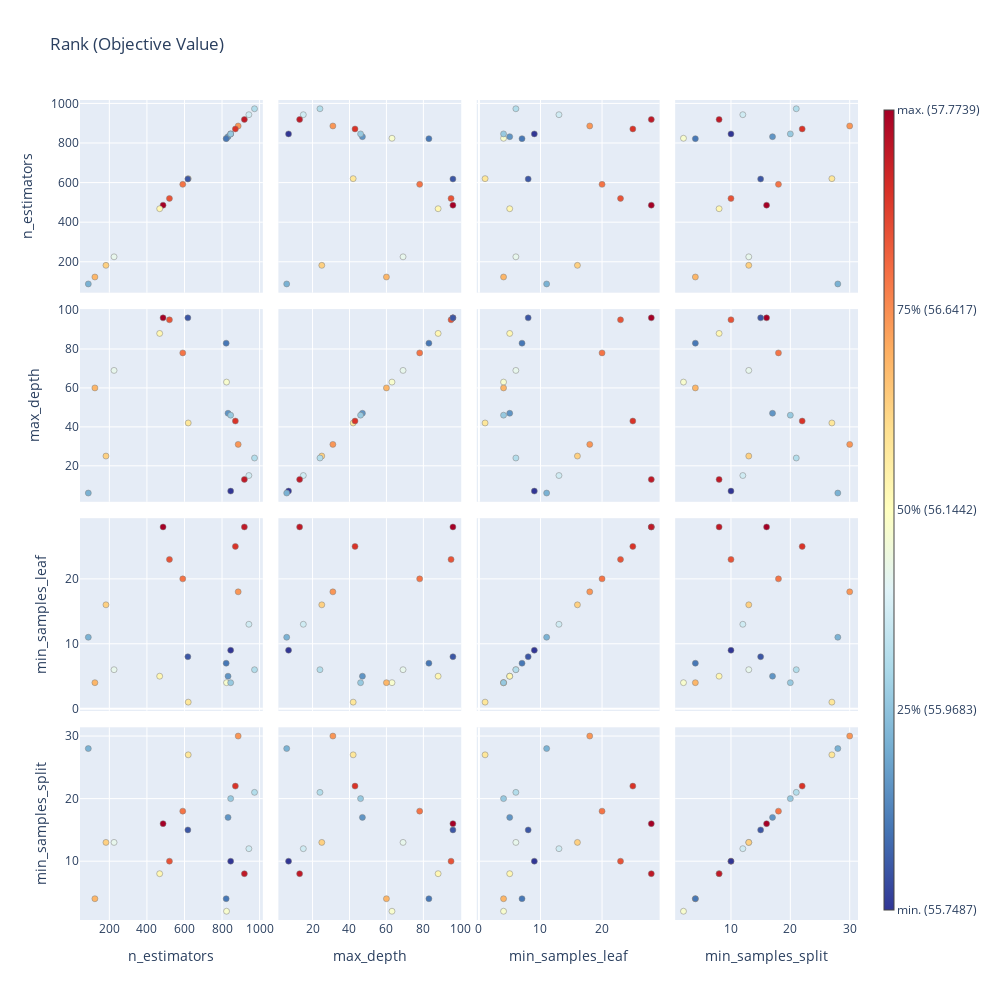

The code cell stored with this chart in its notebook:
### Code cell
fig = optuna.visualization.plot_rank(study, params=['n_estimators','max_depth','min_samples_leaf',
                                                             'min_samples_split'])
fig.update_layout(
    autosize=False,
    width=1000,
    height=1000)

fig.show()
